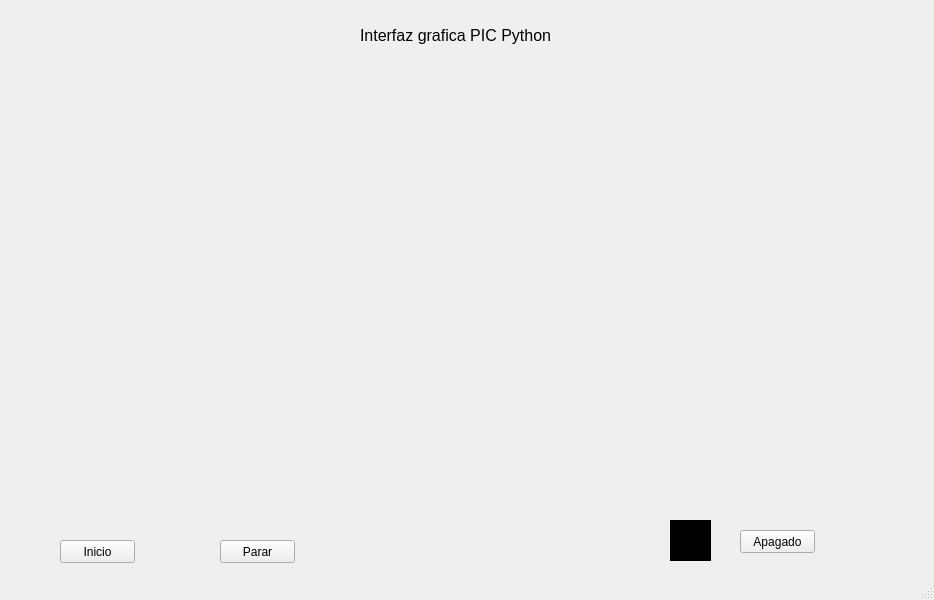
<?xml version="1.0" encoding="UTF-8"?>
<ui version="4.0">
 <class>MainWindow</class>
 <widget class="QMainWindow" name="MainWindow">
  <property name="geometry">
   <rect>
    <x>0</x>
    <y>0</y>
    <width>934</width>
    <height>600</height>
   </rect>
  </property>
  <property name="windowTitle">
   <string>MainWindow</string>
  </property>
  <widget class="QWidget" name="centralwidget">
   <widget class="QWidget" name="verticalLayoutWidget">
    <property name="geometry">
     <rect>
      <x>180</x>
      <y>60</y>
      <width>611</width>
      <height>441</height>
     </rect>
    </property>
    <layout class="QVBoxLayout" name="grafico"/>
   </widget>
   <widget class="QLabel" name="label">
    <property name="geometry">
     <rect>
      <x>360</x>
      <y>20</y>
      <width>211</width>
      <height>31</height>
     </rect>
    </property>
    <property name="text">
     <string>&lt;html&gt;&lt;head/&gt;&lt;body&gt;&lt;p&gt;&lt;span style=&quot; font-size:12pt;&quot;&gt;Interfaz grafica PIC Python&lt;/span&gt;&lt;/p&gt;&lt;/body&gt;&lt;/html&gt;</string>
    </property>
   </widget>
   <widget class="QPushButton" name="inicio">
    <property name="geometry">
     <rect>
      <x>60</x>
      <y>540</y>
      <width>75</width>
      <height>23</height>
     </rect>
    </property>
    <property name="text">
     <string>Inicio</string>
    </property>
   </widget>
   <widget class="QPushButton" name="parar">
    <property name="geometry">
     <rect>
      <x>220</x>
      <y>540</y>
      <width>75</width>
      <height>23</height>
     </rect>
    </property>
    <property name="text">
     <string>Parar</string>
    </property>
   </widget>
   <widget class="QPushButton" name="apagado">
    <property name="geometry">
     <rect>
      <x>740</x>
      <y>530</y>
      <width>75</width>
      <height>23</height>
     </rect>
    </property>
    <property name="text">
     <string>Apagado</string>
    </property>
   </widget>
   <widget class="QGraphicsView" name="led">
    <property name="geometry">
     <rect>
      <x>670</x>
      <y>520</y>
      <width>41</width>
      <height>41</height>
     </rect>
    </property>
    <property name="styleSheet">
     <string notr="true">background-color: rgb(0, 0, 0);</string>
    </property>
   </widget>
  </widget>
  <widget class="QStatusBar" name="statusbar"/>
 </widget>
 <resources/>
 <connections/>
</ui>
